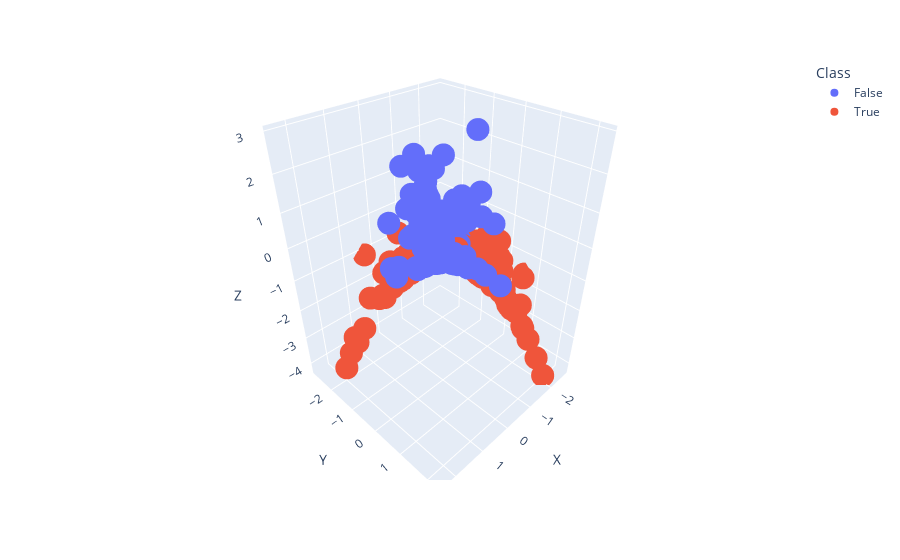

Notebook cell for this chart:
### Code cell
# Create an interactive 3D scatter plot using plotly
import plotly.express as px
fig = px.scatter_3d(df, x='X', y='Y', z='Z', color='Class', color_continuous_scale=['blue', 'red'])
fig.show();
